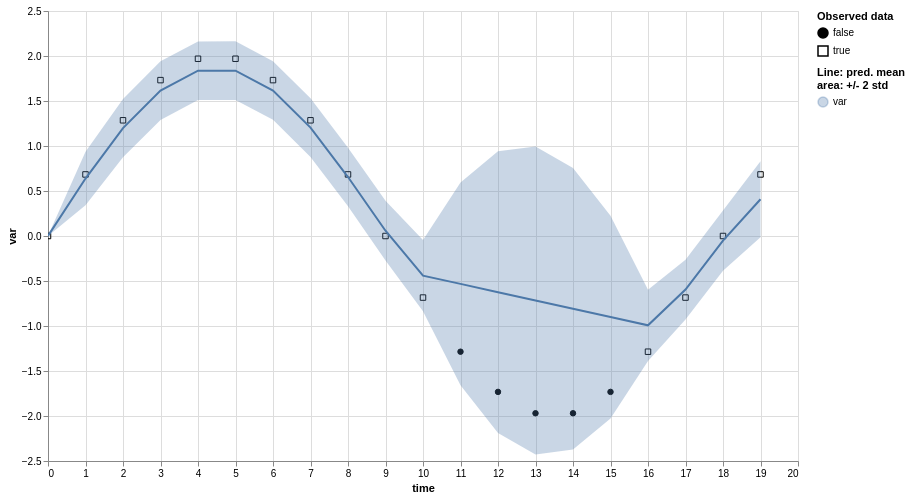

Here is the Vega-Lite specification saved for this chart:
### Vega-Lite specification from a JSON file in a GitHub repository (floating-point values rounded to 4 significant figures)
{"$schema": "https://vega.github.io/schema/vega-lite/v5.2.0.json", "config": {"view": {"continuousHeight": 300, "continuousWidth": 400}}, "data": {"name": "data-1c2486242e265195fc2ef73359469fcb"}, "datasets": {"data-1c2486242e265195fc2ef73359469fcb": [{"err_high": 0.003293, "err_low": -0.000728, "is_present": true, "mean": 0.001282, "std": 0.001005, "time": 0, "value": 0.0, "variable": "var"}, {"err_high": 0.9352, "err_low": 0.3413, "is_present": true, "mean": 0.6383, "std": 0.1485, "time": 1, "value": 0.684, "variable": "var"}, {"err_high": 1.522, "err_low": 0.8761, "is_present": true, "mean": 1.199, "std": 0.1614, "time": 2, "value": 1.286, "variable": "var"}, {"err_high": 1.94, "err_low": 1.29, "is_present": true, "mean": 1.615, "std": 0.1626, "time": 3, "value": 1.732, "variable": "var"}, {"err_high": 2.162, "err_low": 1.511, "is_present": true, "mean": 1.837, "std": 0.1627, "time": 4, "value": 1.97, "variable": "var"}, {"err_high": 2.163, "err_low": 1.512, "is_present": true, "mean": 1.837, "std": 0.1627, "time": 5, "value": 1.97, "variable": "var"}, {"err_high": 1.942, "err_low": 1.291, "is_present": true, "mean": 1.617, "std": 0.1627, "time": 6, "value": 1.732, "variable": "var"}, {"err_high": 1.529, "err_low": 0.8785, "is_present": true, "mean": 1.204, "std": 0.1627, "time": 7, "value": 1.286, "variable": "var"}, {"err_high": 0.9812, "err_low": 0.3294, "is_present": true, "mean": 0.6553, "std": 0.163, "time": 8, "value": 0.684, "variable": "var"}, {"err_high": 0.3903, "err_low": -0.2729, "is_present": true, "mean": 0.05871, "std": 0.1658, "time": 9, "value": -1.748e-07, "variable": "var"}, {"err_high": -0.04409, "err_low": -0.836, "is_present": true, "mean": -0.44, "std": 0.198, "time": 10, "value": -0.684, "variable": "var"}, {"err_high": 0.5945, "err_low": -1.659, "is_present": false, "mean": -0.5321, "std": 0.5633, "time": 11, "value": -1.286, "variable": "var"}, {"err_high": 0.9408, "err_low": -2.189, "is_present": false, "mean": -0.6241, "std": 0.7825, "time": 12, "value": -1.732, "variable": "var"}, {"err_high": 0.9949, "err_low": -2.427, "is_present": false, "mean": -0.7161, "std": 0.8555, "time": 13, "value": -1.97, "variable": "var"}, {"err_high": 0.7567, "err_low": -2.373, "is_present": false, "mean": -0.8082, "std": 0.7825, "time": 14, "value": -1.97, "variable": "var"}, {"err_high": 0.2264, "err_low": -2.027, "is_present": false, "mean": -0.9002, "std": 0.5633, "time": 15, "value": -1.732, "variable": "var"}, {"err_high": -0.5962, "err_low": -1.388, "is_present": true, "mean": -0.9923, "std": 0.198, "time": 16, "value": -1.286, "variable": "var"}, {"err_high": -0.2631, "err_low": -0.9278, "is_present": true, "mean": -0.5955, "std": 0.1662, "time": 17, "value": -0.684, "variable": "var"}, {"err_high": 0.2835, "err_low": -0.3855, "is_present": true, "mean": -0.05102, "std": 0.1672, "time": 18, "value": 3.497e-07, "variable": "var"}, {"err_high": 0.8304, "err_low": -0.01364, "is_present": true, "mean": 0.4084, "std": 0.211, "time": 19, "value": 0.684, "variable": "var"}]}, "params": [{"bind": "scales", "name": "param_11", "select": {"encodings": ["x"], "type": "interval"}, "views": ["view_3"]}], "vconcat": [{"hconcat": [{"height": 450, "layer": [{"encoding": {"fill": {"field": "is_present", "legend": {"title": ["Observed data"]}, "scale": {"range": ["black", "#ffffff00"]}, "type": "nominal"}, "shape": {"field": "is_present", "type": "nominal"}, "x": {"axis": {"domain": true, "labels": true, "ticks": true, "title": "time"}, "field": "time", "type": "quantitative"}, "y": {"field": "value", "scale": {"zero": false}, "title": "var", "type": "quantitative"}}, "mark": {"color": "black", "fillOpacity": 1, "strokeWidth": 1, "type": "point"}}, {"encoding": {"color": {"field": "variable", "legend": {"title": ["Line: pred. mean", "area: +/- 2 std"]}, "type": "nominal"}, "x": {"field": "time", "type": "quantitative"}, "y": {"field": "err_low", "scale": {"zero": false}, "title": "var", "type": "quantitative"}, "y2": {"field": "err_high"}}, "mark": "errorband", "name": "view_3"}, {"encoding": {"color": {"field": "variable", "type": "nominal"}, "x": {"field": "time", "type": "quantitative"}, "y": {"field": "mean", "scale": {"zero": false}, "title": "var", "type": "quantitative"}}, "mark": "line"}], "title": "", "width": 750}]}]}
